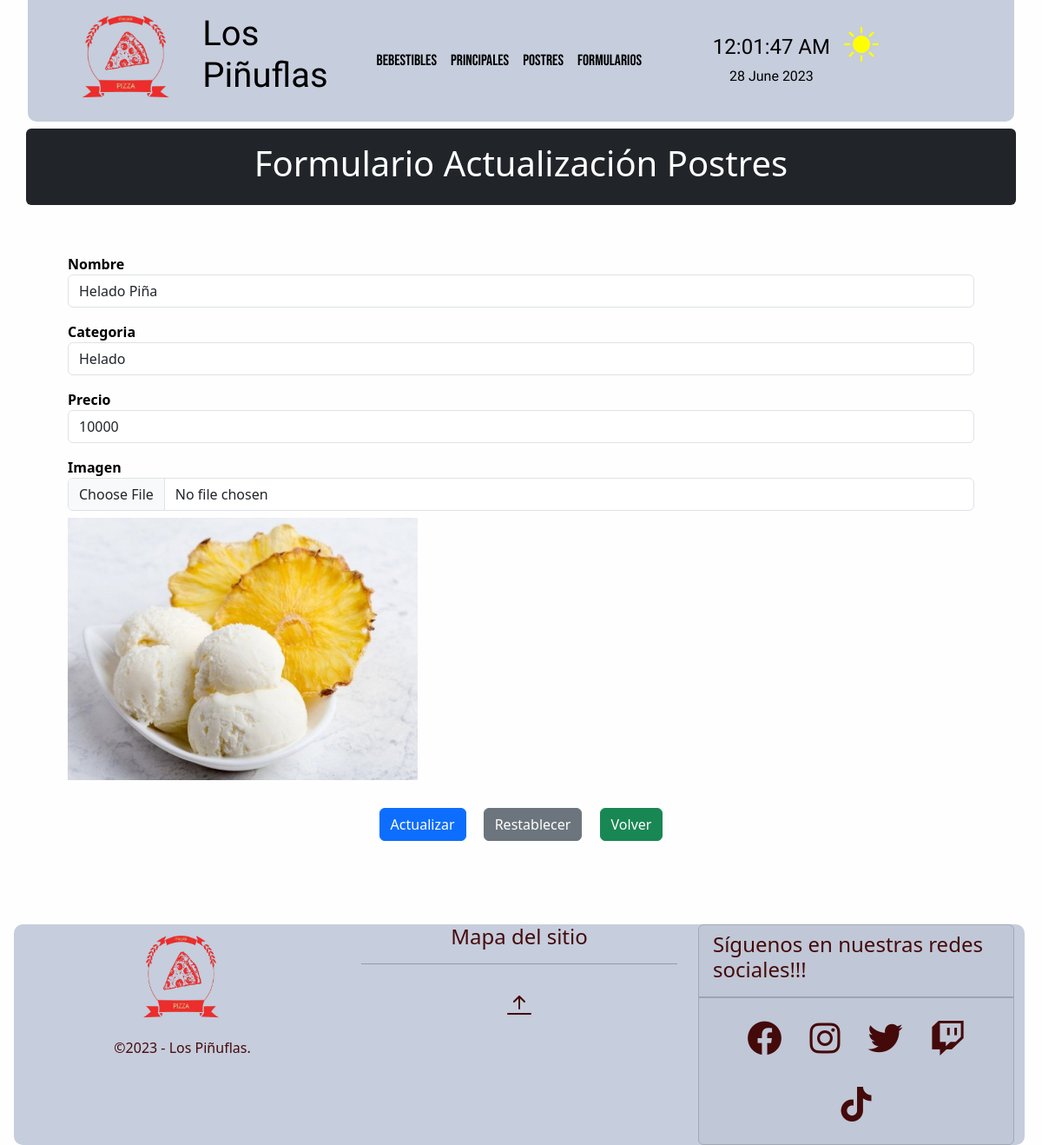
/crud/postres/edit/3, run on the app's committed database.
### crud/models.py (models this page shows, shortened)
class Postre(models.Model):
    nombre=models.CharField(max_length=20)
    categoria=models.CharField(max_length=20)
    precio=models.IntegerField()
    image = models.ImageField(verbose_name='Imagen',upload_to='media/postre',null=True,blank=True)
    class Meta:
        ordering = ['categoria','nombre']

### crud/views.py (the view, shortened to what this page needs)
# urls.py: path('postres/edit/<str:postre_id>', postre_update, name="postre-edit"),
def postre_update(request,postre_id):
    try:
        postre = Postre.objects.get(id = postre_id)
        form = PostreForm(instance=postre)
        context = {'form':form}
        return render(request,'crud/postre-edit.html',context)
    except:
        return redirect(reverse('postres') + '?NO_EXISTS')

### crud/forms.py
class PostreForm(ModelForm):
    class Meta:
        model = Postre
        fields = [
            'nombre',
            'categoria',
            'precio',
            'image'
        ]
        labels = {
            'nombre' : 'Nombre',
            'categoria': 'Categoria',
            'precio': 'Precio',
            'image':'Imagen'
        }
        widgets = {
            'nombre':forms.TextInput(attrs={'class':'form-control'}),
            'categoria':forms.TextInput(attrs={'class':'form-control'}),
            'precio':forms.TextInput(attrs={'class':'form-control'}),
            'image':forms.FileInput(attrs={'class':'form-control'})
        }

### crud/templates/crud/postre-edit.html (shortened to what this page needs)
{% extends 'crud/base.html' %}
{% load static %}
{% block content %}
<div class="container my-2 py-3 bg-dark text-white text-center rounded">
    <h1>Formulario Actualización Postres</h1>
</div>
<div class="container my-2 p-5">
    <form action="" method="post" enctype="multipart/form-data">
        <div class="form-group mb-3">
            <label for="nombre" class="fw-bold">Nombre</label>
            <div class="input-group">
                {{form.nombre}}
            </div>
        </div>
        <div class="form-group mb-3">
            <label for="categoria" class="fw-bold">Categoria</label>
            <div class="input-group">
                {{form.categoria}}
            </div>
        </div>
        <div class="form-group mb-3">
            <label for="precio" class="fw-bold">Precio</label>
            <div class="input-group">
                {{form.precio}}
            </div>
        </div>
        <div class="form-group mb-3">
            <label for="image" class="fw-bold">Imagen</label>
            <div class="input-group">
                {{form.image}}
            </div>
            {% if form.instance.image %}
                <div class="row my-2">
                    <img class="img-update" src="{{form.instance.image.url}}" alt="{{form.instance.title}}">
                </div>
            {% endif %}
        </div>
        <div class="text-center my-4">
            <input type="submit" class="btn btn-primary m-2" id="actualizar" value="Actualizar">
            <input type="reset" class="btn btn-secondary m-2" id="limpiar" value="Restablecer">
            <a class="btn btn-success m-2" href="{% url 'postres' %}">Volver</a>
        </div>
    </form>
</div>
{% endblock %}

### core/static/core/css/colors.css (style rules this page uses)
:root,[new-data-bs-theme="light"] { --clr-light:#FFF9DE; --crl-dark:#67d4f5; --clr-primary:#5350ff; --clr-secondary:#FFD3B0; --clr-accent:#f54141; --clr-accent2:#440a0a; --bg-top-bottom:#c6cddc; --bg-middle:#fefefe; --text-top: black; --text-middle: black; --text-bottom:black; --fg: var(--clr-light); --bg: var(--crl-dark); }
body { background-color: #2C3333; }
.colors-middle { background: var(--bg-middle); color: var(--text-middle); transition: background-color 1.2s ease-in-out; }

### crud/static/crud/css/imagenes.css (style rules this page uses)
.img-update { height: 40%; width: 40%; }

### data on the page
Postre: nombre "Helado Piña", categoria "Helado", precio "10000", instance.image (picture)
